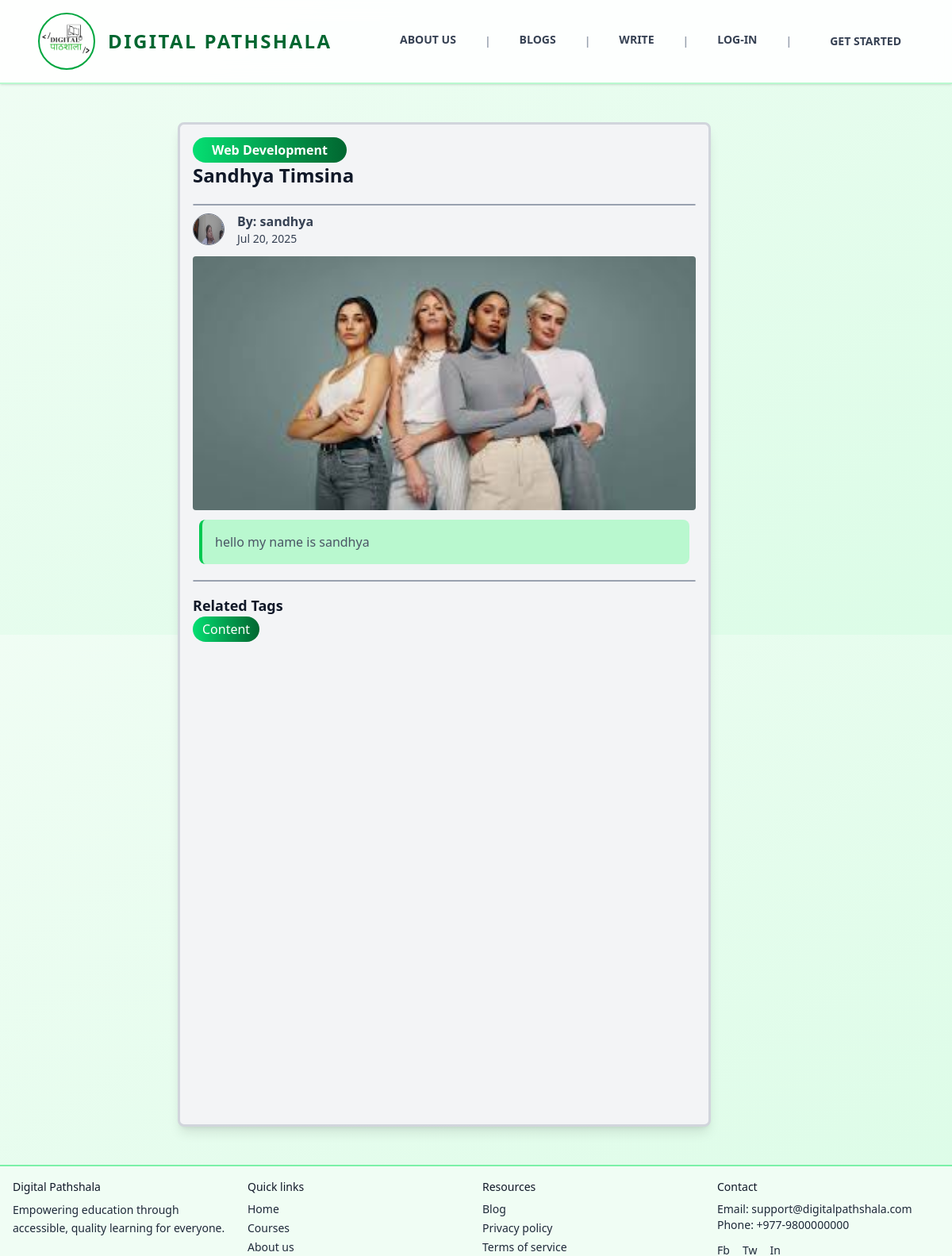
Screenshot of /blog/28 with the database file from the repository.
### blogs/models.py (models this page shows, shortened)
class Blog(models.Model):
    def generateImagePath(instance, filename):
        return f'blog/{instance.author.username}/images/{filename}'
    def generateAttachmentPath(instance, filename):
        return f'blog/{instance.author.username}/attachments/{filename}'
    class StatusOptions(models.TextChoices):
        PENDING = "Pending", "Pending"
        ACTIVE = "Active", "Active"
        REJECTED = "Rejected", "Rejected"
    title = models.CharField(max_length=50 )
    content = models.TextField()
    author = models.ForeignKey(User, on_delete=models.CASCADE, related_name='blog_posts')
    tags = TaggableManager(blank=True)
    category = models.ForeignKey(Category, null=True, blank=True, on_delete=models.SET_NULL)
    image = models.ImageField(blank=True, null=True , upload_to=generateImagePath, default='static/images/blog1.png')
    attachment = models.FileField(blank=True, null=True, upload_to=generateAttachmentPath)
    status = models.CharField(max_length=8, choices=StatusOptions, default=StatusOptions.PENDING)
    created_at = models.DateTimeField( auto_now_add=True, editable=False )
    updated_at = models.DateTimeField(auto_now=True, editable=False)

class Category(models.Model):
    name = models.CharField(max_length=50)
    def __str__(self):
        return self.name

### users/models.py (models this page shows, shortened)
class Profile(models.Model):
    def generateImagePath(instance, filename):
        return f'users/{instance.user.username}/{filename}'
    class GenderOptions(models.TextChoices):
        Male = "Male" , "Male"
        Female = "Female", "Female"
        Others = "Others", "Others"
    class RoleOptions(models.TextChoices):
        Admin = "Admin", "Admin"
        User = "User", "User"
    user = models.OneToOneField(User, on_delete=models.CASCADE)
    address = models.CharField(blank=True, null=True, max_length=50)
    phone = models.CharField(blank=True, null=True, max_length=10)
    nationality = models.CharField(blank=True, null=True, max_length=15, default="Nepal")
    gender = models.CharField(choices=GenderOptions, default=GenderOptions.Male, max_length=6)
    profile_image = models.ImageField( blank=True, null=True, upload_to=generateImagePath, default="users/default_user.png")
    role = models.CharField(choices=RoleOptions, default=RoleOptions.User, max_length=5)
    dob = models.DateField(blank=True, null=True)

### blogs/views.py (the view)
# urls.py: path("<int:id>", blogDetails),  # "blog/{{blog.id}}" e.g: "blog/1"
def blogDetails(request, id):
    blog = Blog.objects.get(id=id)
    blogstats, created = BlogStats.objects.get_or_create(blog = blog)
    blogstats.blog_clicks +=1
    blogstats.save()
    return render( request, 'pages/blogs/blogDetails.html', {"blog": blog})

### templates/pages/blogs/blogDetails.html (shortened to what this page needs)
{% extends 'layouts/main.html' %}
{% block content %}
  <div class="container">
    <div class="border-3 border-gray-300 shadow-lg rounded-lg max-w-2xl mx-auto p-4 min-h-[80vh] bg-gray-100">
      <div class="flex justify-between">
              <span class="px-6 py-1 bg-gradient-to-r from-green-400 to-green-800 rounded-4xl text-white font-semibold text-md">{{ blog.category }}</span>
      </div>
      <div class="flex flex-col space-y-3">
        <div>
          <h1 class="text-2xl font-extrabold text-gray-900">{{ blog.title }}</h1>
        </div>
        <div class="border-1 rounded-lg border-gray-400 my-2"></div>
        <div class="flex gap-4 items-center">
          <img src="{{ blog.author.profile.profile_image.url }}" alt="Blog Author" class="rounded-full border-1 border-gray-500 w-10 h-10 fill-current" />
          <div class="flex flex-col">
            <p class="font-semibold">By: {{ blog.author.username }}</p>
            <p class="text-sm">{{ blog.created_at|date:'M d, Y' }}</p>
          </div>
        </div>
        <div class="overflow-hidden w-full">
          <img src="{{ blog.image.url }}" alt="{{ blog.title }}" class="rounded-sm w-full h-80 object-cover" />
        </div>
        <div class="bg-green-200 mx-2 border-l-4 border-green-500 rounded-lg p-4">
          <p class="text-md text-gray-600">{{ blog.content }}</p>
        </div>
        <div class="border-1 rounded-lg border-gray-400 my-2"></div>
        <div class="py-2">
          <p class="text-lg font-bold text-gray-900">Related Tags</p>
          <div class="flex gap-2">
            {% for tag in blog.tags.all %}
              <div class="bg-gradient-to-r from-green-400 to-green-800 rounded-4xl px-3 py-1">
                <p class="text-white">{{ tag }}</p>
              </div>
            {% endfor %}
          </div>
        </div>
      </div>
    </div>
  </div>
{% endblock %}

### rows the page displays
Blog: category "Web Development", title "Sandhya Timsina", author.profile.profile_image (picture), author.username "sandhya", created_at "Jul 20, 2025", image (picture), content "hello my name is sandhya"
Tag: name "Content"
